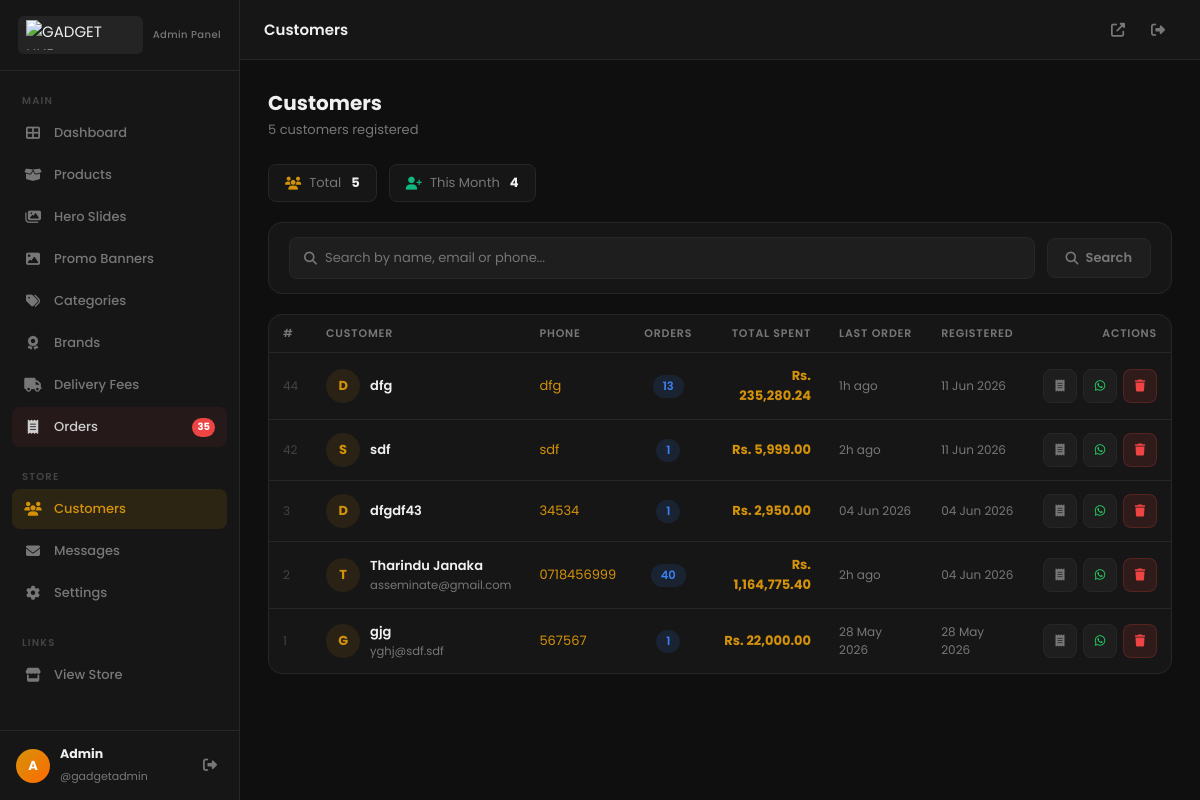
The app's page /admin/customers.php (signed in) with its own data.
### tables this page shows
CREATE TABLE `customers` (
  `id` int(10) UNSIGNED NOT NULL,
  `name` varchar(150) NOT NULL,
  `phone` varchar(20) NOT NULL,
  `email` varchar(150) DEFAULT NULL,
  `created_at` timestamp NOT NULL DEFAULT current_timestamp()
);

### includes/functions.php (called while the page is built, shortened)
<?php
function fmtPrice(float $n): string {
    return 'Rs. ' . number_format($n, 2);
}
function timeAgo(string $datetime): string {
    $diff = time() - strtotime($datetime);
    if ($diff < 86400)  return floor($diff / 3600) . 'h ago';
    return date('d M Y', strtotime($datetime));
}
function get(string  $k, string $d = ''): string { return isset($_GET[$k])  ? trim($_GET[$k])  : $d; }
function paginate(int $total, int $perPage, int $current): array {
    $pages = (int)ceil($total / $perPage);
    return [
        'total'    => $total,
        'per_page' => $perPage,
        'current'  => $current,
        'pages'    => $pages,
        'offset'   => ($current - 1) * $perPage,
        'has_prev' => $current > 1,
        'has_next' => $current < $pages,
    ];
}

### admin/customers.php (the view, shortened to what this page needs)
<?php
require_once __DIR__ . '/includes/layout.php';
require_once dirname(__DIR__) . '/includes/functions.php';
$db = getDB();
$search  = get('search');
$page    = max(1, (int)get('page', '1'));
$perPage = 20;
$where  = ['1=1'];
$params = [];
$whereStr = implode(' AND ', $where);
$total = $db->prepare("SELECT COUNT(*) FROM customers WHERE $whereStr");
$total->execute($params);
$pg = paginate((int)$total->fetchColumn(), $perPage, $page);
$stmt = $db->prepare("
    SELECT c.*,
           COUNT(o.id) AS order_count,
           COALESCE(SUM(o.total),0) AS total_spent,
           MAX(o.created_at) AS last_order_at
    FROM customers c
    LEFT JOIN orders o ON o.customer_phone = c.phone
    WHERE $whereStr
    GROUP BY c.id
    ORDER BY c.created_at DESC
    LIMIT {$pg['per_page']} OFFSET {$pg['offset']}
");
$stmt->execute($params);
$customers = $stmt->fetchAll();
$totalCustomers  = $db->query('SELECT COUNT(*) FROM customers')->fetchColumn();
$newThisMonth    = $db->query("SELECT COUNT(*) FROM customers WHERE MONTH(created_at)=MONTH(NOW()) AND YEAR(created_at)=YEAR(NOW())")->fetchColumn();
?>
<div class="page-header">
  <div>
    <h1>Customers</h1>
    <p><?= number_format($pg['total']) ?> customer<?= $pg['total']!=1?'s':'' ?> registered</p>
  </div>
</div>
<div style="display:flex;gap:12px;margin-bottom:20px;flex-wrap:wrap">
  <span class="stat-strip">
    <i class="fas fa-users" style="color:var(--primary)"></i> Total <strong><?= number_format($totalCustomers) ?></strong>
  </span>
  <span class="stat-strip">
    <i class="fas fa-user-plus" style="color:var(--green)"></i> This Month <strong><?= number_format($newThisMonth) ?></strong>
  </span>
</div>
<div class="card" style="padding:14px 20px;margin-bottom:20px">
  <form method="GET" style="display:flex;gap:12px;align-items:center;flex-wrap:wrap">
    <div style="display:flex;align-items:center;gap:8px;flex:1;min-width:200px;background:var(--bg-3);border:1px solid var(--border);border-radius:var(--r);padding:0 14px">
      <i class="fas fa-search" style="color:var(--text-muted);font-size:13px"></i>
      <input type="text" name="search" value="<?= htmlspecialchars($search) ?>"
        placeholder="Search by name, email or phone..."
        style="background:none;border:none;outline:none;color:var(--text);font-family:'Poppins',sans-serif;font-size:13px;padding:10px 0;width:100%">
    </div>
    <button type="submit" class="btn btn-ghost"><i class="fas fa-search"></i> Search</button>
  </form>
</div>
<div class="card" style="padding:0;overflow:hidden">
  <?php if ($customers): ?>
  <div class="table-wrap">
    <table class="admin-table">
      <thead>
        <tr>
          <th style="width:40px">#</th>
          <th>Customer</th>
          <th>Phone</th>
          <th style="text-align:center">Orders</th>
          <th style="text-align:right">Total Spent</th>
          <th>Last Order</th>
          <th>Registered</th>
          <th style="text-align:right">Actions</th>
        </tr>
      </thead>
      <tbody>
      <?php foreach ($customers as $c): ?>
        <tr>
          <td style="color:var(--text-dim);font-size:12px"><?= $c['id'] ?></td>
          <td>
            <div style="display:flex;align-items:center;gap:10px">
              <div style="width:34px;height:34px;border-radius:50%;background:rgba(212,146,10,.1);display:flex;align-items:center;justify-content:center;color:var(--primary);font-weight:700;font-size:13px;flex-shrink:0">
                <?= strtoupper(substr($c['name'],0,1)) ?>
              </div>
              <div>
                <div style="font-weight:600;color:var(--text);font-size:13px"><?= htmlspecialchars($c['name']) ?></div>
                <?php if ($c['email']): ?>
                  <div style="font-size:11.5px;color:var(--text-muted);margin-top:1px">
                    <a href="mailto:<?= htmlspecialchars($c['email']) ?>" style="color:var(--text-muted)"><?= htmlspecialchars($c['email']) ?></a>
                  </div>
                <?php endif ?>
              </div>
            </div>
          </td>
          <td>
            <a href="tel:<?= htmlspecialchars($c['phone']) ?>" style="color:var(--primary);font-size:13px">
              <?= htmlspecialchars($c['phone']) ?>
            </a>
          </td>
          <td style="text-align:center">
            <a href="orders.php?search=<?= urlencode($c['phone']) ?>"
               class="badge <?= $c['order_count'] > 0 ? 'badge-blue' : 'badge-gray' ?>">
              <?= $c['order_count'] ?>
            </a>
          </td>
          <td style="text-align:right;font-weight:700;color:var(--primary)">
            <?= fmtPrice((float)$c['total_spent']) ?>
          </td>
          <td style="font-size:12px;color:var(--text-muted)">
            <?= $c['last_order_at'] ? timeAgo($c['last_order_at']) : '<span style="color:var(--text-dim)">-</span>' ?>
          </td>
          <td style="font-size:12px;color:var(--text-muted)"><?= date('d M Y', strtotime($c['created_at'])) ?></td>
          <td style="text-align:right">
            <div style="display:flex;gap:6px;justify-content:flex-end">
              <a href="orders.php?search=<?= urlencode($c['phone']) ?>"
                 class="btn btn-ghost btn-icon btn-sm" title="View Orders">
                <i class="fas fa-receipt"></i>
              </a>
              <?php if ($c['customer_phone'] ?? $c['phone']): ?>
              <a href="https://wa.me/<?= preg_replace('/[^0-9]/','', $c['phone']) ?>"
                 target="_blank" rel="noopener"
                 class="btn btn-ghost btn-icon btn-sm" title="WhatsApp"
                 style="color:#25d366">
                <i class="fab fa-whatsapp"></i>
              </a>
              <?php endif ?>
              <button type="button" class="btn btn-danger btn-icon btn-sm js-delete-customer" title="Delete"
                data-id="<?= $c['id'] ?>">
                <i class="fas fa-trash"></i>
              </button>
            </div>
          </td>
        </tr>
      <?php endforeach ?>
      </tbody>
    </table>
  </div>
  <?php endif ?>
</div>
<?php require_once __DIR__ . '/includes/layout-end.php'; ?>

### admin/assets/css/admin.css (style rules this page uses)
:root { --gold: linear-gradient(135deg,#d4920a 0%,#ff6b00 100%); --primary: #d4920a; --primary-lt: #f0a820; --bg: #0f0f0f; --bg-2: #161616; --bg-3: #1e1e1e; --bg-4: #252525; --border: #272727; --border-lt: #333; --text: #f0f0f0; --text-2: #ccc; --text-muted: #777; --text-dim: #444; --green: #10b981; --blue: #3b82f6; --purple: #8b5cf6; --red: #ef4444; --yellow: #f59e0b; --cyan: #06b6d4; --sidebar-w: 240px; --topbar-h: 60px; --r: 8px; --r-lg: 14px; --t: all .22s ease; --shadow: 0 4px 24px rgba(0,0,0,.5); }
*,*::before,*::after { margin:0;padding:0;box-sizing:border-box }
html { font-size:15px }
body { font-family:'Poppins',sans-serif;background:var(--bg);color:var(--text);display:flex;min-height:100vh;overflow-x:hidden }
a { text-decoration:none;color:inherit }
button,input,select,textarea { font-family:'Poppins',sans-serif }
.card { background:var(--bg-2);border:1px solid var(--border);border-radius:var(--r-lg);padding:24px }
.admin-table { width:100%;border-collapse:collapse }
.admin-table th { font-size:11px;text-transform:uppercase;letter-spacing:.8px;color:var(--text-muted);font-weight:600;padding:10px 14px;border-bottom:1px solid var(--border);text-align:left;white-space:nowrap }
.admin-table td { padding:13px 14px;border-bottom:1px solid var(--border);font-size:13px;color:var(--text-2);vertical-align:middle }
.admin-table tr:last-child td { border-bottom:none }
.table-wrap { overflow-x:auto }
.badge { display:inline-flex;align-items:center;padding:3px 10px;border-radius:50px;font-size:11.5px;font-weight:600;white-space:nowrap }
.badge-blue { background:rgba(59,130,246,.12); color:var(--blue) }
.btn { display:inline-flex;align-items:center;gap:7px;padding:9px 18px;border-radius:var(--r);font-size:13px;font-weight:600;cursor:pointer;border:none;transition:var(--t);white-space:nowrap }
.btn-ghost { background:var(--bg-3);color:var(--text-muted);border:1px solid var(--border) }
.btn-danger { background:rgba(239,68,68,.12);color:var(--red);border:1px solid rgba(239,68,68,.2) }
.btn-sm { padding:6px 14px;font-size:12px }
.btn-icon { width:34px;height:34px;padding:0;display:inline-flex;align-items:center;justify-content:center;border-radius:var(--r) }
.page-header { display:flex;align-items:center;justify-content:space-between;margin-bottom:24px;gap:16px;flex-wrap:wrap }
.page-header h1 { font-size:20px;font-weight:700 }
.page-header p { font-size:13px;color:var(--text-muted);margin-top:2px }

### admin/customers.php (style rules this page uses)
.stat-strip { display:inline-flex;align-items:center;gap:8px;padding:8px 16px;border-radius:var(--r);background:var(--bg-2);border:1px solid var(--border);font-size:13px;color:var(--text-muted) }
.stat-strip strong { color:var(--text);margin-left:2px }

### records on screen
customers: id "44", name "D", name "dfg", phone "dfg", order_count "13", total_spent "Rs. 235,280.24", last_order_at "1h ago", created_at "11 Jun 2026"
customers: id "42", name "S", name "sdf", phone "sdf", order_count "1", total_spent "Rs. 5,999.00", last_order_at "2h ago", created_at "11 Jun 2026"
customers: id "3", name "D", name "dfgdf43", phone "34534", order_count "1", total_spent "Rs. 2,950.00", last_order_at "04 Jun 2026", created_at "04 Jun 2026"
customers: id "2", name "T", name "Tharindu Janaka", email "asseminate@gmail.com", phone "0718456999", order_count "40", total_spent "Rs. 1,164,775.40", last_order_at "2h ago", created_at "04 Jun 2026"
customers: id "1", name "G", name "gjg", email "yghj@sdf.sdf", phone "567567", order_count "1", total_spent "Rs. 22,000.00", last_order_at "28 May 2026", created_at "28 May 2026"

### other values on screen
$pendingOrders "35"
substr($name,0,1) "A"
$name "Admin"
$uname "gadgetadmin"
$title "Customers"
$pg['total'] "5"
$totalCustomers "5"
$newThisMonth "4"
